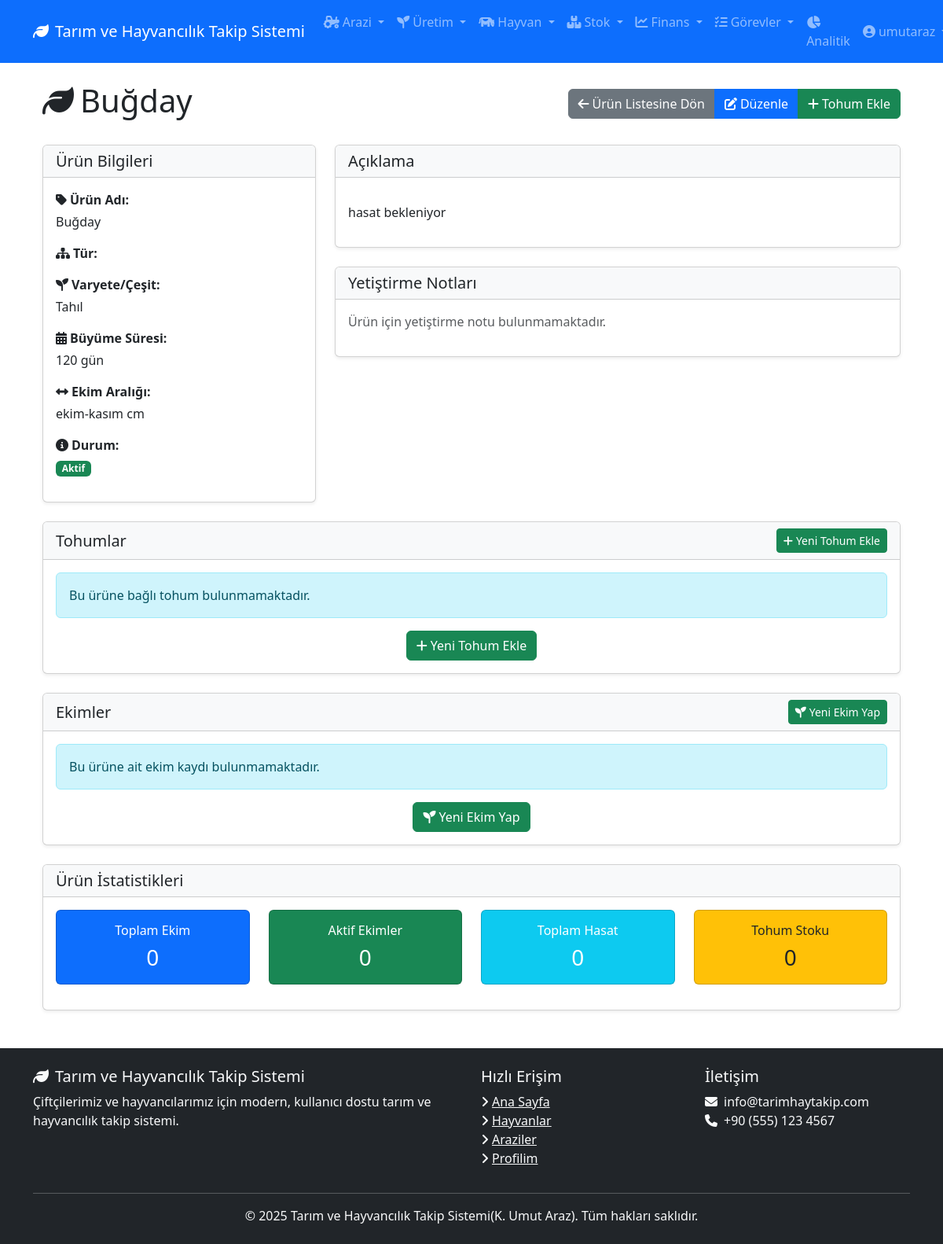
The app's page /uretim/urunler/1/ (signed in), older data.
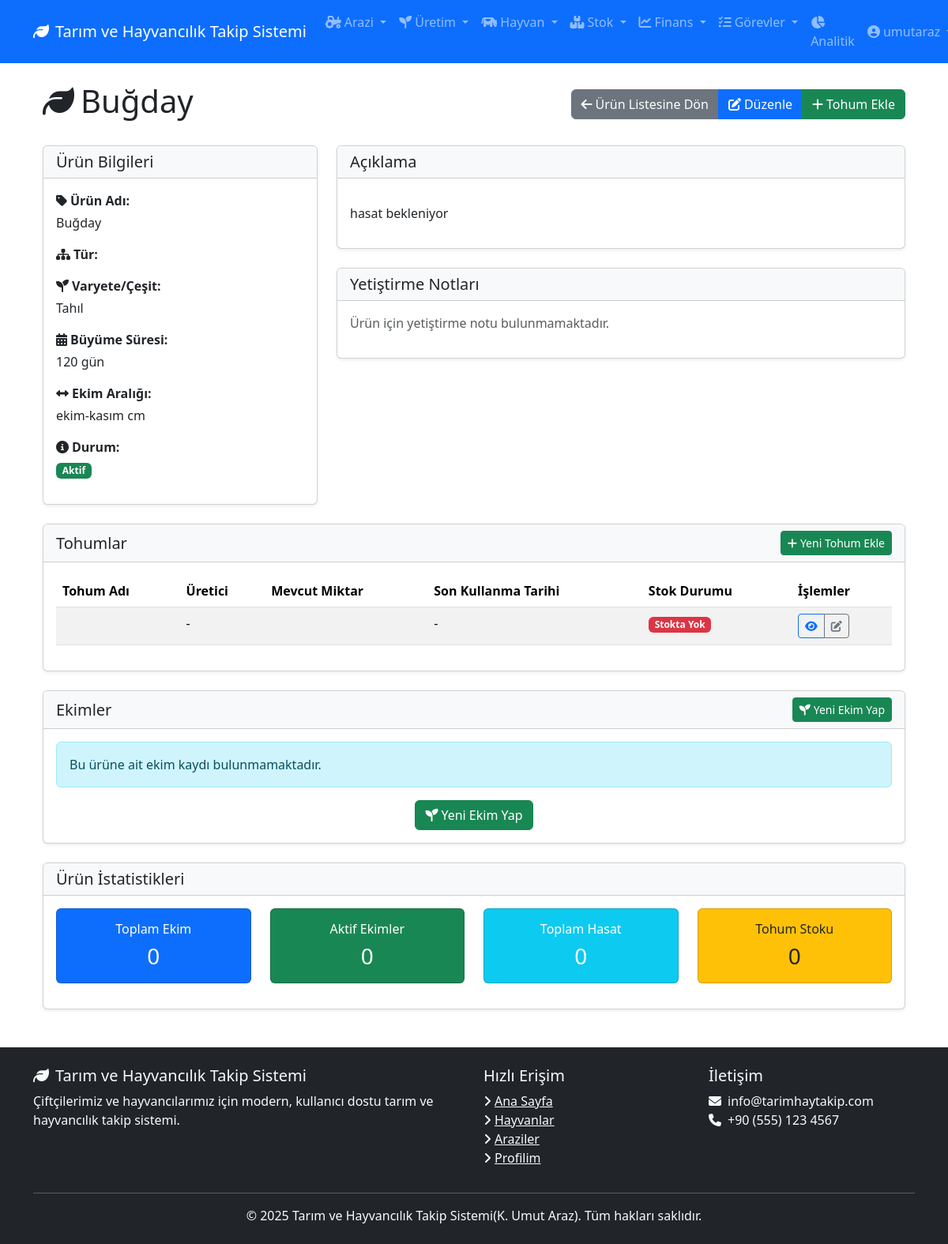
The same page, newer data.
### uretim/models.py (models this page shows, shortened)
class Seed(models.Model):
    product = models.ForeignKey(Product, on_delete=models.CASCADE, related_name="seeds", verbose_name="Ürün")
    brand = models.CharField(max_length=100, verbose_name="Marka", blank=True, null=True)
    certificate_no = models.CharField(max_length=100, verbose_name="Sertifika No", blank=True, null=True)
    lot_no = models.CharField(max_length=100, verbose_name="Lot No", blank=True, null=True)
    supplier = models.CharField(max_length=200, verbose_name="Tedarikçi", blank=True, null=True)
    description = models.TextField(verbose_name="Açıklama", blank=True, null=True)
    created_at = models.DateTimeField(auto_now_add=True, verbose_name="Eklenme Tarihi")
    class Meta:
        verbose_name = "Tohum"
        verbose_name_plural = "Tohumlar"
        ordering = ['product__name', 'brand']

### uretim/views.py (the view, shortened to what this page needs)
# urls.py: path('urunler/<int:pk>/', views.product_detail, name='product_detail'),
@login_required
def product_detail(request, pk):
    product = get_object_or_404(Product, pk=pk)
    seeds = product.seeds.all()
    plantings = product.plantings.all().order_by('-planting_date')
    total_planted_area = plantings.aggregate(Sum('planting_area'))['planting_area__sum'] or 0
    total_harvest = 0
    total_yield = 0
    harvest_count = 0
    avg_yield = total_yield / harvest_count if harvest_count > 0 else 0
    context = {
        'product': product,
        'seeds': seeds,
        'plantings': plantings,
        'total_planted_area': total_planted_area,
        'total_harvest': total_harvest,
        'avg_yield': avg_yield,
    }
    return render(request, 'uretim/product_detail.html', context)

### templates/uretim/product_detail.html (shortened to what the changed rows need)
{% extends 'base.html' %}
{% block content %}
<div class="container">
    <div class="d-flex justify-content-between align-items-center mb-4">
        <h1><i class="fas fa-leaf me-2"></i>{{ product.name }}</h1>
    </div>
    <div class="card shadow-sm mb-4">
        <div class="card-body">
            {% if seeds %}
                <div class="table-responsive">
                    <table class="table table-striped table-hover">
                        <thead>
                            <tr>
                                <th>Tohum Adı</th>
                                <th>Üretici</th>
                                <th>Mevcut Miktar</th>
                                <th>Son Kullanma Tarihi</th>
                                <th>Stok Durumu</th>
                                <th>İşlemler</th>
                            </tr>
                        </thead>
                        <tbody>
                            {% for seed in seeds %}
                                <tr>
                                    <td>{{ seed.name }}</td>
                                    <td>{{ seed.manufacturer|default:"-" }}</td>
                                    <td>{{ seed.quantity_on_hand }} {{ seed.unit_of_measure }}</td>
                                    <td>{{ seed.expiry_date|default:"-" }}</td>
                                    <td>
                                        {% if seed.quantity_on_hand >= 10 %}
                                            <span class="badge bg-success">Yeterli</span>
                                        {% elif seed.quantity_on_hand > 0 %}
                                            <span class="badge bg-warning text-dark">Az</span>
                                        {% else %}
                                            <span class="badge bg-danger">Stokta Yok</span>
                                        {% endif %}
                                    </td>
                                    <td>
                                        <div class="btn-group">
                                            <a href="{% url 'uretim:seed_detail' seed.id %}" class="btn btn-sm btn-outline-primary">
                                                <i class="fas fa-eye"></i>
                                            </a>
                                            <a href="{% url 'uretim:seed_update' seed.id %}" class="btn btn-sm btn-outline-secondary">
                                                <i class="fas fa-edit"></i>
                                            </a>
                                        </div>
                                    </td>
                                </tr>
                            {% endfor %}
                        </tbody>
                    </table>
                </div>
            {% else %}
                <div class="alert alert-info">
                    <p class="mb-0">Bu ürüne bağlı tohum bulunmamaktadır.</p>
                </div>
                <div class="text-center mt-3">
                    <a href="{% url 'uretim:seed_create' %}?product={{ product.id }}" class="btn btn-success">
                        <i class="fas fa-plus me-1"></i>Yeni Tohum Ekle
                    </a>
                </div>
            {% endif %}
        </div>
    </div>
</div>
{% endblock %}

Row changes from the older to the newer data that the page shows:
added Seed: manufacturer "-", expiry_date "-"
Text that changed along with them:
text no longer shown: "Bu ürüne bağlı tohum bulunmamaktadır. Yeni Tohum Ekle"
text now shown: "Tohum Adı Üretici Mevcut Miktar Son Kullanma Tarihi Stok Durumu İşlemler"
